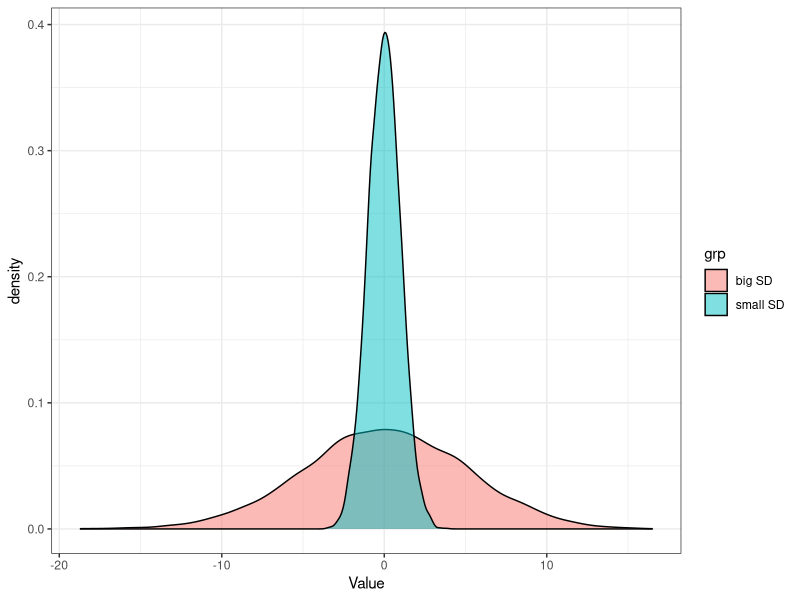

This chart was generated by the following R code:
## ---- chunk 1
knitr::opts_chunk$set(echo = TRUE)
## ---- chunk 2
library(ggplot2)
x1 <- rnorm(10000, 0, 5)
x2 <- rnorm(10000, mean = 0, sd = 1)
df <- data.frame(x = c(x1, x2),
                 grp = rep(c("big SD", "small SD"), each = 10000))

ggplot(df, aes(x = x,
               group = grp,
               fill = grp)) +
  geom_density(alpha = 0.5) +
  labs(x = "Value") +
  theme_bw() 
